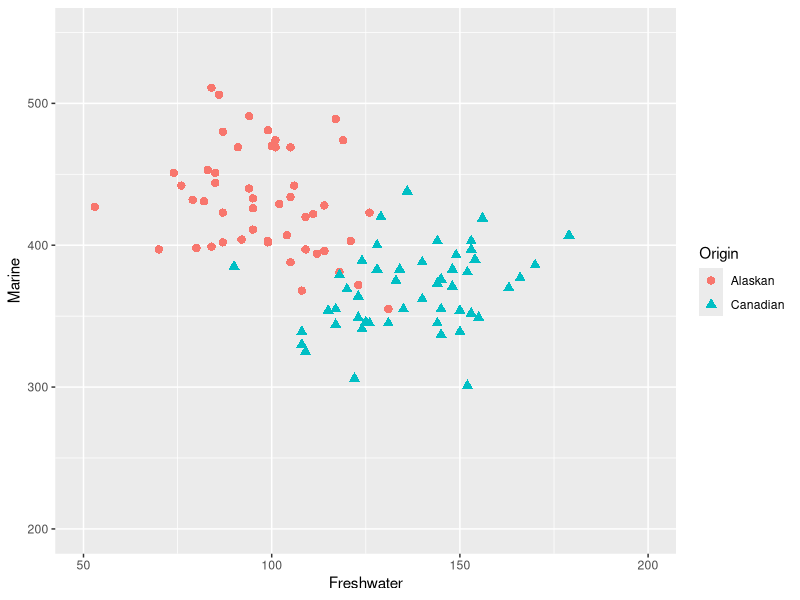
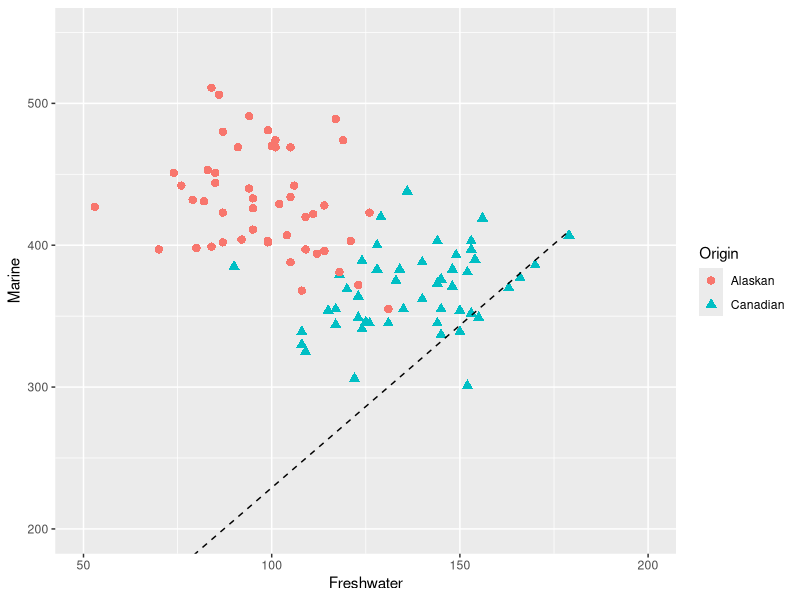
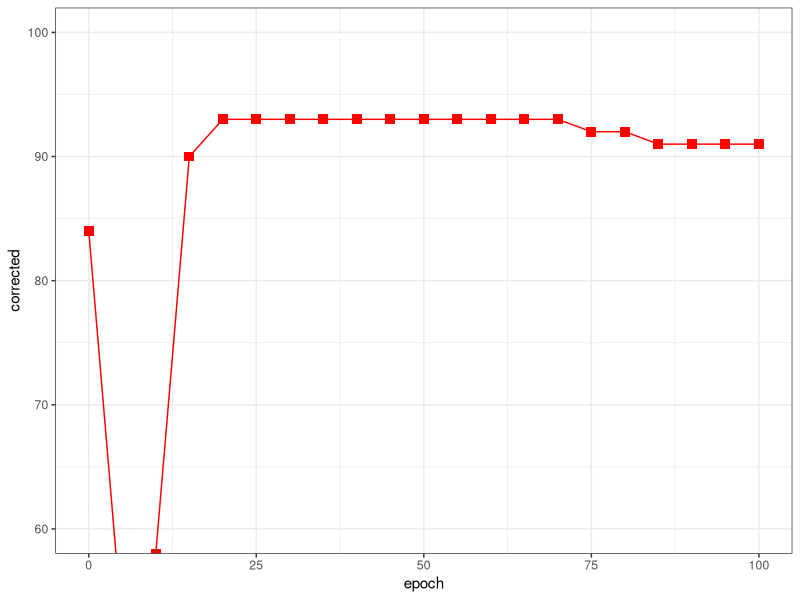

The R script that drew these images, in order:
# This script is an implementation of perceptron learning proposed by Rosenblatt
# in 1950s. In detail, Rosenblatt used Hebbian learning (Donald Hebb, 1949) to 
# make threshold neuron of McCulloch-Pitts learn.
# In detail, read: section 2.5. of Neural Networks for Applied Sciences and 
# Engineering
################################################################################
# CLEAN WORKING ENV
################################################################################
rm(list=ls())

################################################################################
# LIBRARY
################################################################################
library(rrcov) #salmon data
library(ggplot2) #plot

################################################################################
# DATA
################################################################################
# Load data to working env
data(salmon)

# Store dat in temp var
dt <- salmon

# Plotting
ggplot(data = dt, mapping = aes(x = Freshwater, y = Marine, colour=Origin, 
                                shape = Origin)) +
  geom_point(size = 2.5) +
  coord_cartesian(xlim = c(50, 200), ylim = c(200, 550))

################################################################################
# LEARNING ALGORITHM
################################################################################
# Learning function of the perceptron
# x : input matrix
# y : ouput vector
# w : weight vector
# beta : learning rate
# iters : number of iterations
learning_func <- function(x, y, w, beta, iters) {
  for (j in 1:iters) {
    for (idx in 1:nrow(x)) {
      # Net input
      u <- x[idx, ]%*%w
      
      # Predicted output
      p <- ifelse(u >= 0, 1, 0)
      
      # Error
      e <- y[idx] - p
      
      # Adjust weights
      w <- w + beta*e*x[idx,]
    }
  }
  return (w)
}
################################################################################
# MODELING
################################################################################
# Input matrix x
dt <- dt[sample(nrow(dt)),]
x <- as.matrix(dt[, 2:3]) 
x <- matrix(x, ncol = ncol(x), dimnames = NULL)
x <- cbind(x, rep(1, nrow(x)))
x <- x[, c(3, 1, 2)]

# Actual output
y <- dt$Origin
y <- as.character(y)
y[which(y == "Canadian")] <- 1
y[which(y == "Alaskan")] <- 0
y <- as.numeric(y)

# Weight vector with initial weights
w <- vector(length = ncol(x))

# Learning rate beta
beta <- 0.1

# Iteration
iters <- 10

# Learning iteration starts here
w <- learning_func(x, y, w, beta, iters)

# Boundary line
boundary_func <-function(x, w, w0) {
  return ((-w[2]*x - w[1]) / w[3])
}
boundary_line <- data.frame(x = x[,2], y = boundary_func(x[,2], w))

# Plot
ggplot() +
  geom_point(data = dt, mapping = aes(x = Freshwater, y = Marine, colour = Origin,
                                      shape = Origin), size = 2.5) +
  geom_line(data = boundary_line, mapping = aes(x = x, y = y), 
            colour="black", linetype="dashed") +
  coord_cartesian(xlim = c(50, 200), ylim = c(200, 550))

################################################################################
# TRAINING REPORT
################################################################################
# Weight vector with initial weights
w <- vector(length = ncol(x))

# test() surveys on how many items are correctly classified
# x: input matrix
# y: output vector
# w: weight vector
test <- function(x, y, w) {
  correctly_classified <- 0
  for (idx in 1:nrow(x)) {
    # Net input
    u <- x[idx, ]%*%w
    
    # Predicted output
    p <- ifelse(u >= 0, 1, 0)
    
    # Error
    e <- y[idx] - p
    
    # Cumulate correctly classified item
    correctly_classified <- ifelse(e == 0, 
                                   correctly_classified + 1, 
                                   correctly_classified)
  }
  return (as.numeric(correctly_classified))
}
# report() cumulates all possible iterations
# x: input
# y: output
# w: inital weight
# epochs: vector of the number of iterations
report <- function(x, y, beta, epochs){
  correctly_classified <- vector(length = 0)
  for (idx in epochs) {
    w <- vector(length = ncol(x))
    w <- learning_func(x, y, w, beta, idx)
    correctly_classified <- append(correctly_classified, test(x, y, w))
  }
  return (data.frame(epoch = epochs, corrected = correctly_classified))
}


# Vector of iterations
epochs <- seq(0, 100, 5)

report_detail <- report(x, y, beta, epochs)
report_detail

ggplot(data = report_detail, mapping = aes(x = epoch, y = corrected)) +
  geom_point(shape = 15, colour = "red", size = 3) +
  geom_path(colour = "red") +
  coord_cartesian(xlim = c(0, 100), ylim = c(60, 100)) +
  theme_bw()
